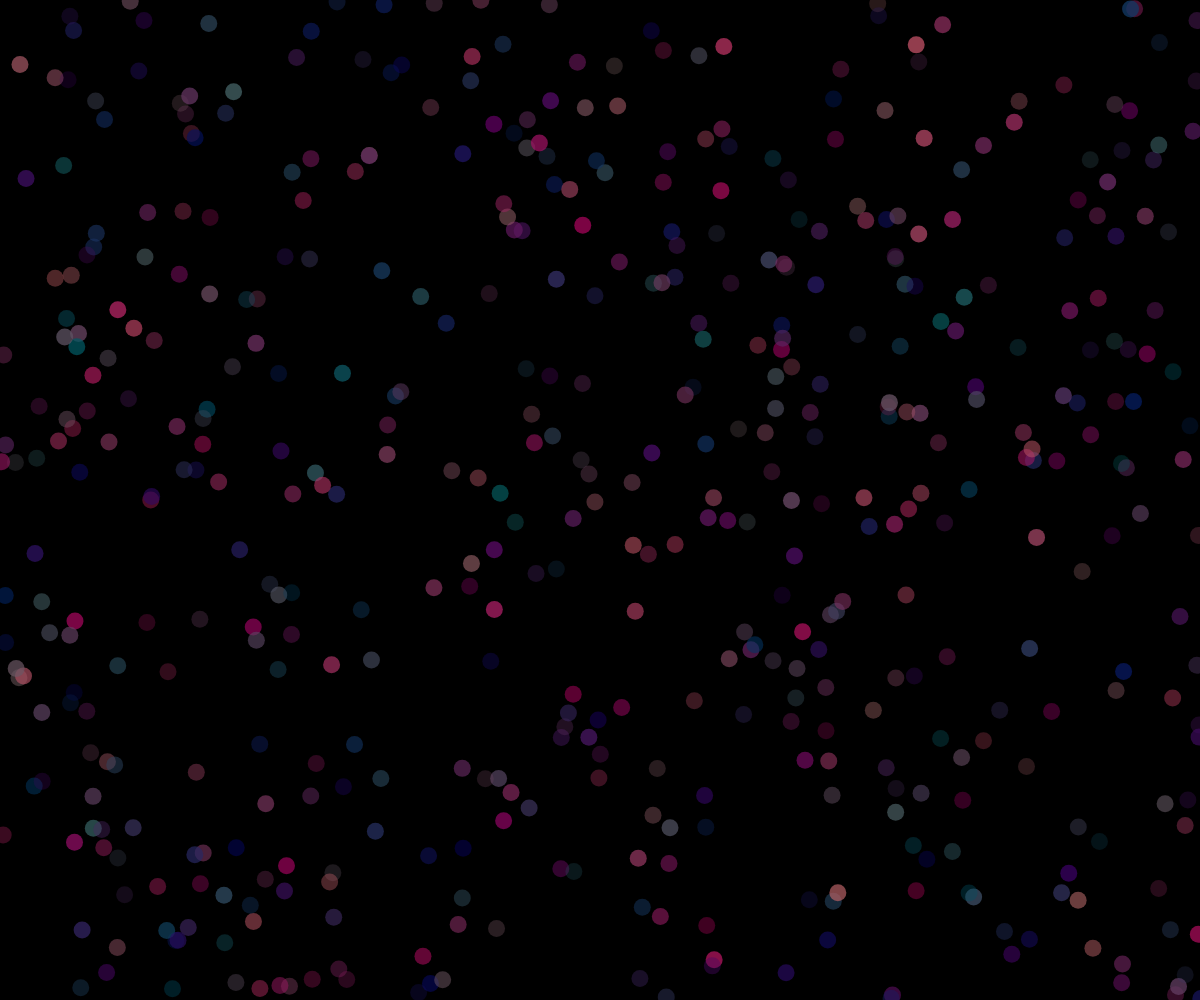
Frame 1 (no input)
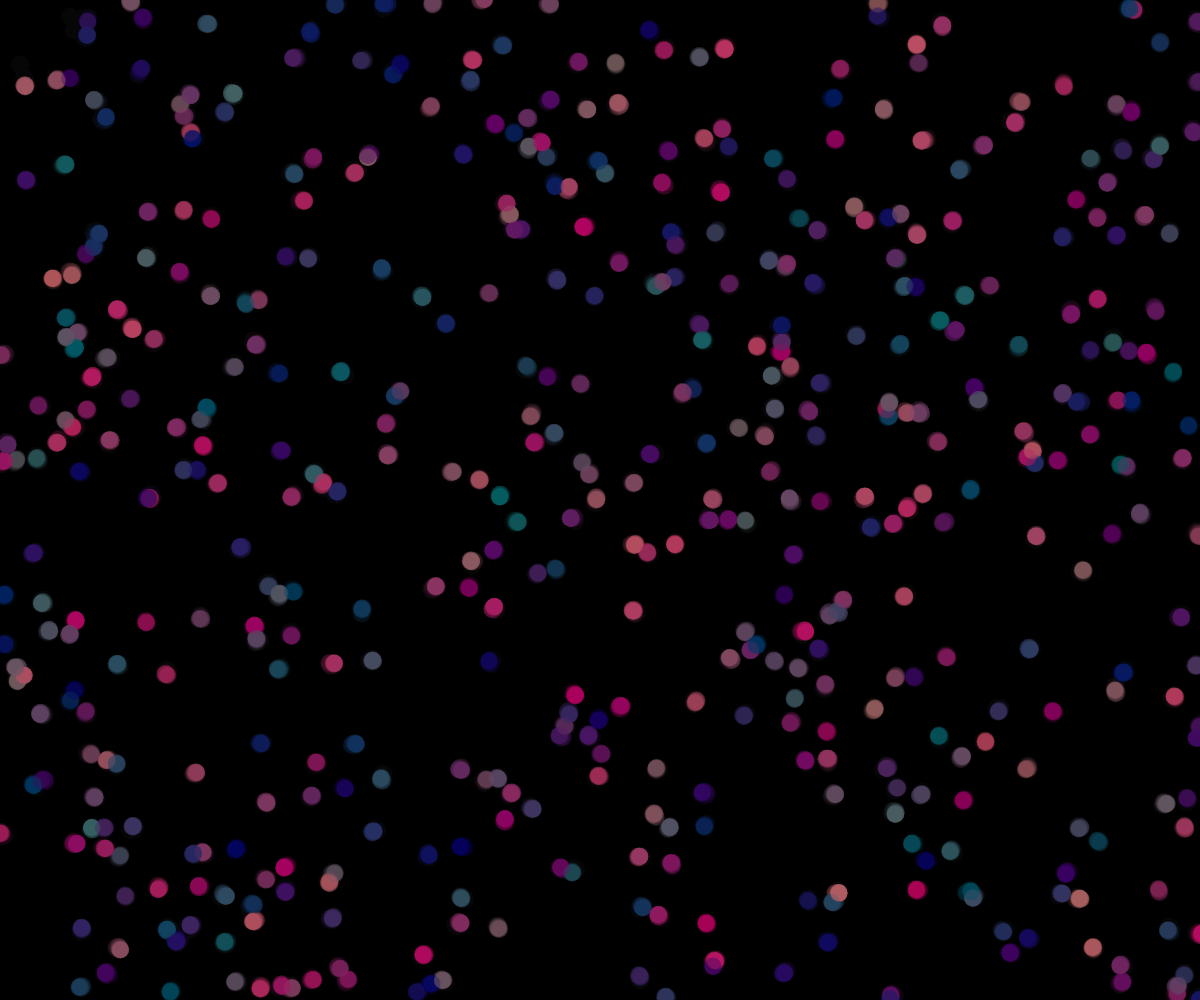
Frame 60 (no input)
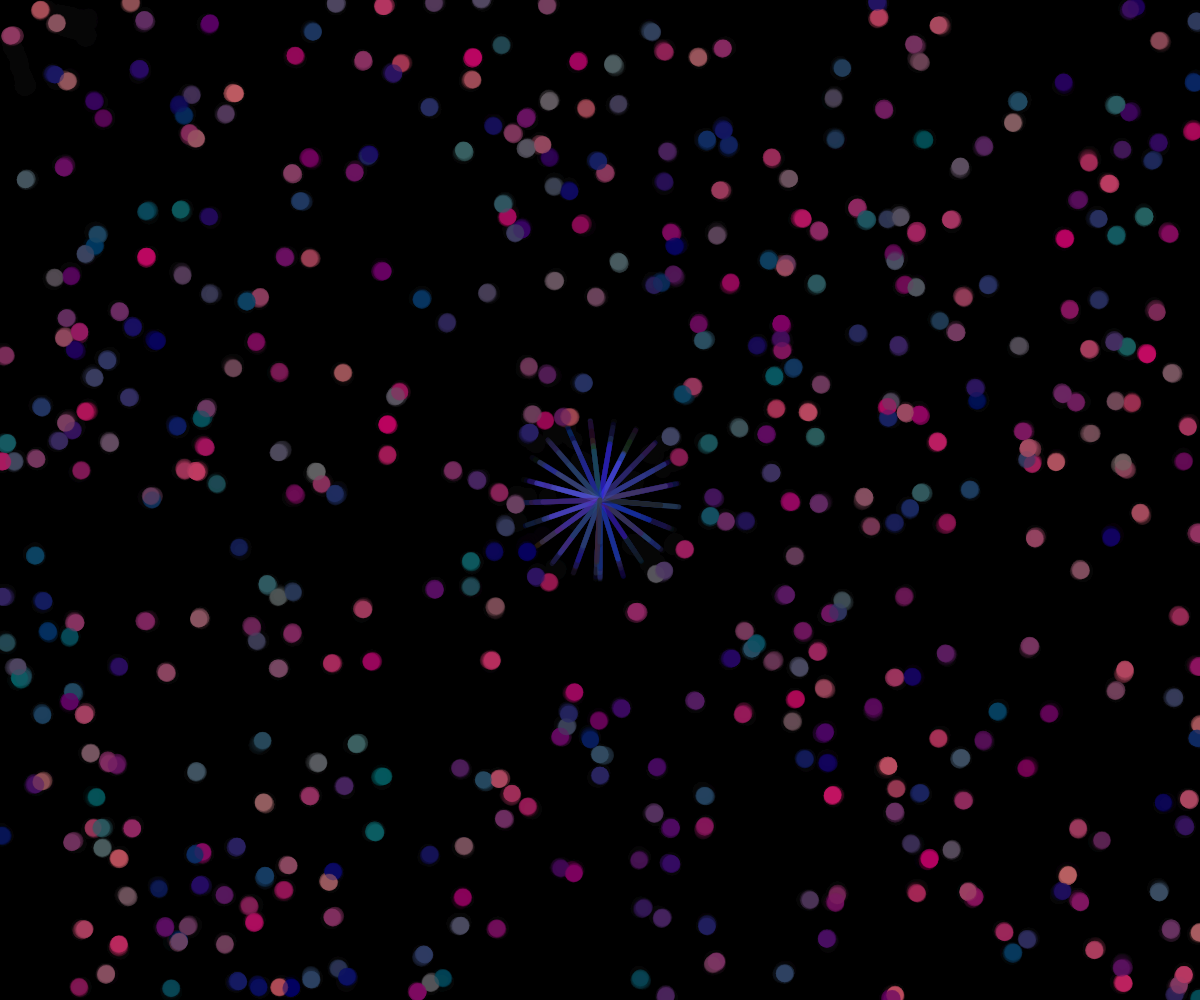
Frame 120 (the mouse pressed at the canvas centre since frame 60)

The p5.js sketch that drew these frames (run headless with seeded random() and noise() and a simulated clock; from frame 60 on, the mouse is pressed at the canvas centre):

// p5.js sketch
// ── sketch.js
//create an array of particles
let particle=[];
// the size of  'invisible' fan
let rFan =40;

let colourVirus;

function setup() {
  createCanvas(windowWidth, windowHeight);
  background(0);

  //use for loop to create 300 particle that random on the full canvas
  //because particle=[];, so i use push to push particle array

  loadParticles();
}


function loadParticles() {
  for (let i = 0; i < 500; i++) {
    let x = random(width);
    let y = random(height);
    let col = color(100, 100, 100, 60);//make the colour grey before movinf mouse
    particle[i]=new Particle(x, y, col);
  }
}

//when I start to move my mouse, the colour will start to apply, and evey movement of mouse will change the colour of particles
function mouseMoved() {
  for (let i = 0; i < 500; i++) {
    particle[i].changeColor();
  }
}


function draw() {
  //use alpha to create more force animation feeling
  background(0, 20);  
  angleMode(DEGREES);

  //run move() and display() from class;
  for (let i = 0; i < 500; i++) {

    //use mouseX,Y to control the movement of particles which can based on mouse
    particle[i].move(mouseX, mouseY); 
    particle[i].display();
  }

  //I prefer to use customized function to create an 'invisible' fan in which all the particles escape away from it
  fan(rFan);
}


// use windowResized to load particles everytime when you change the window size
function windowResized() {
  resizeCanvas(windowWidth, windowHeight);
  
  
  loadParticles();
}

// a customized function that create an 'invisible' fan, I want to use line and createVector() to create an dynamic shape which similar to fan
function fan(r) {
  angleMode(DEGREES);

  //make sure the 'invisible' fan follow by mouse so that all the particles will force away from fan
  translate(mouseX, mouseY);

  for (let i = 0; i <= 360; i += 17) {


    let speedX = sin(i)*r;
    let speedY = cos(i)*r;

    //copy from p5.js createVector() reference library  https://p5js.org/reference/#/p5/createVector
    let v = createVector(speedX, speedY);

    //make the lines will in different length
    v.mult(random(1, 2));


    strokeWeight(5);

    //the 'invisible' fan will show up only when people press there mouse
    if (mouseIsPressed) {
      // this range of  colour are purple,green,blue 
      colourVirus = color(random(100), random(100), random(255), 100);
      stroke(colourVirus);
    } 
    line(0, 0, v.x, v.y);
  }
}

// a class of particles
class Particle {
  constructor(x, y, col) {

    this.x =x;
    this.y =y;

    this.col =col;

    //awayXY are the distance that  
    this.awayX =x;
    this.awayY =y;
  }

  //when mouse moved, the colour will change
  //I choose to use this range of random colour because i believe it are like light spot on stage. I also add alhpa to make them more like spots 
  changeColor() {
    this.col=(color(random(200), random(100), 100, random(60, 200)));
  }


  //the force movement that when mouse close to particle
  //mx and my are mouseX,Y, so particles will move based on mouse
  move(mx, my) {

    //mouse control cite from [Week 9: Extension Challenge 04]https://canvas.sydney.edu.au/courses/40098/pages/week-9-extension-challenge-eye-extension?module_item_id=1454206
    let angle = atan2(this.y - my, this.x - mx);
    let dis = dist(this.x, this.y, mx, my);

    //away control change from [Week 9: Extension Challenge 04]https://canvas.sydney.edu.au/courses/40098/pages/week-9-extension-challenge-eye-extension?module_item_id=1454206
    let awayAngle = atan2(this.awayY -this.y, this.awayX -this.x);
    let awayDis = dist(this.x, this.y, this.awayX, this.awayY);

    //force control
    // use map to control the force amount
    let force = constrain(map(dis, 0, 100, 50, 0), 0, 100);
    let awayForce =map(awayDis, 0, 100, 0, 10);

    //assign forces
    //i want all the particles can spread with the mouse as the center, so i use cos(angle)*r and sin(angle)*r
    let speedX = cos(angle) * force;
    speedX += cos(awayAngle) * awayForce;

    let speedY = sin(angle) * force;
    speedY += sin(awayAngle) * awayForce;

    //add forces into x and y
    //use random(-2,2) to create flutter
    this.x += speedX + random(-1, 1);
    this.y += speedY + random(-1, 1);
  }

  //show the particles as ellipses
  display() {
    noStroke();
    fill(this.col);
    ellipse(this.x, this.y, 17);
  }
}
